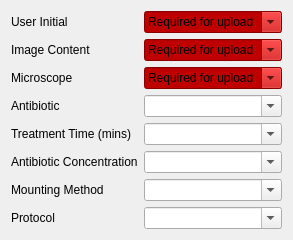
      <widget class="QWidget" name="experiment_metadata">
       <attribute name="title">
        <string>Experiment Metadata</string>
       </attribute>
       <layout class="QVBoxLayout" name="verticalLayout_9">
        <item>
         <layout class="QFormLayout" name="image_metadata_controls">
          <item row="0" column="0">
           <widget class="QLabel" name="label_65">
            <property name="text">
             <string>User Initial</string>
            </property>
           </widget>
          </item>
          <item row="0" column="1">
           <widget class="QComboBox" name="upload_initial">
            <property name="enabled">
             <bool>true</bool>
            </property>
            <property name="styleSheet">
             <string notr="true">background-color: rgb(191, 0, 0);</string>
            </property>
            <property name="editable">
             <bool>true</bool>
            </property>
            <item>
             <property name="text">
              <string>Required for upload</string>
             </property>
            </item>
           </widget>
          </item>
          <item row="1" column="0">
           <widget class="QLabel" name="label_74">
            <property name="text">
             <string>Image Content</string>
            </property>
           </widget>
          </item>
          <item row="1" column="1">
           <widget class="QComboBox" name="upload_content">
            <property name="enabled">
             <bool>true</bool>
            </property>
            <property name="styleSheet">
             <string notr="true">background-color: rgb(191, 0, 0);</string>
            </property>
            <property name="editable">
             <bool>true</bool>
            </property>
            <item>
             <property name="text">
              <string>Required for upload</string>
             </property>
            </item>
           </widget>
          </item>
          <item row="2" column="0">
           <widget class="QLabel" name="label_75">
            <property name="text">
             <string>Microscope</string>
            </property>
           </widget>
          </item>
          <item row="2" column="1">
           <widget class="QComboBox" name="upload_microscope">
            <property name="enabled">
             <bool>true</bool>
            </property>
            <property name="styleSheet">
             <string notr="true">background-color: rgb(191, 0, 0);</string>
            </property>
            <property name="editable">
             <bool>true</bool>
            </property>
            <item>
             <property name="text">
              <string>Required for upload</string>
             </property>
            </item>
           </widget>
          </item>
          <item row="4" column="0">
           <widget class="QLabel" name="label_76">
            <property name="text">
             <string>Antibiotic</string>
            </property>
           </widget>
          </item>
          <item row="4" column="1">
           <widget class="QComboBox" name="upload_antibiotic">
            <property name="enabled">
             <bool>true</bool>
            </property>
            <property name="editable">
             <bool>true</bool>
            </property>
           </widget>
          </item>
          <item row="5" column="0">
           <widget class="QLabel" name="label_77">
            <property name="text">
             <string>Treatment Time (mins)</string>
            </property>
           </widget>
          </item>
          <item row="5" column="1">
           <widget class="QComboBox" name="upload_treatmenttime">
            <property name="enabled">
             <bool>true</bool>
            </property>
            <property name="editable">
             <bool>true</bool>
            </property>
            <item>
             <property name="text">
              <string/>
             </property>
            </item>
           </widget>
          </item>
          <item row="6" column="0">
           <widget class="QLabel" name="label_78">
            <property name="text">
             <string>Antibiotic Concentration</string>
            </property>
           </widget>
          </item>
          <item row="6" column="1">
           <widget class="QComboBox" name="upload_abxconcentration">
            <property name="enabled">
             <bool>true</bool>
            </property>
            <property name="editable">
             <bool>true</bool>
            </property>
           </widget>
          </item>
          <item row="7" column="0">
           <widget class="QLabel" name="label_79">
            <property name="text">
             <string>Mounting Method</string>
            </property>
           </widget>
          </item>
          <item row="7" column="1">
           <widget class="QComboBox" name="upload_mount">
            <property name="enabled">
             <bool>true</bool>
            </property>
            <property name="editable">
             <bool>true</bool>
            </property>
            <item>
             <property name="text">
              <string/>
             </property>
            </item>
            <item>
             <property name="text">
              <string>Agarose</string>
             </property>
            </item>
            <item>
             <property name="text">
              <string>Chitosan</string>
             </property>
            </item>
           </widget>
          </item>
          <item row="8" column="0">
           <widget class="QLabel" name="label_80">
            <property name="text">
             <string>Protocol</string>
            </property>
           </widget>
          </item>
          <item row="8" column="1">
           <widget class="QComboBox" name="upload_protocol">
            <property name="enabled">
             <bool>true</bool>
            </property>
            <property name="editable">
             <bool>true</bool>
            </property>
            <item>
             <property name="text">
              <string/>
             </property>
            </item>
           </widget>
          </item>
         </layout>
        </item>
       </layout>
      </widget>
